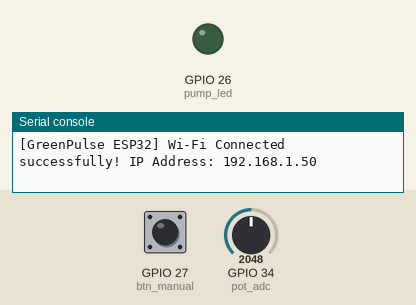
The program below on a simulated ESP32 board running MicroPython. Parts: output pins drawn as LEDs (lit = HIGH), the last lines printed to the serial console. Wiring (from the project's diagram.json): green LED on GPIO 26, blue button on GPIO 27, potentiometer on GPIO 34. Inputs (shaded band) come from the test bench; at power-on: GPIO 34 (pot_adc) = 2048, GPIO 27 (btn_manual) HIGH (analog values on the 0–4095 scale). WiFi joins after 1.5 s; web requests get an empty 200 reply after 0.4 s; the clock reads 2024-03-15 10:24:30 at power-on unless the program sets it.

Above: at 2.7 s.
2.8 s: GPIO 34 (pot_adc) set to 3278
4.5 s: GPIO 34 (pot_adc) set to 3391
At 5.7 s:
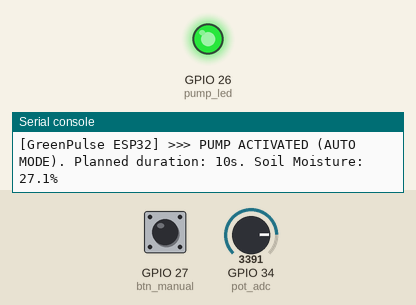
6.0 s: GPIO 27 (btn_manual) pulled LOW for 0.15 s
At 7.1 s:
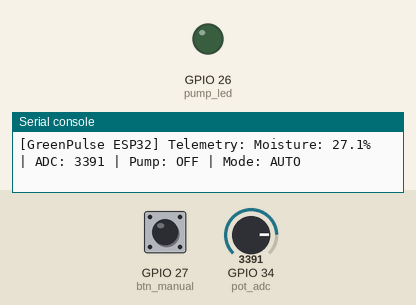
7.6 s: GPIO 27 (btn_manual) pulled LOW for 1 s
At 8.5 s:
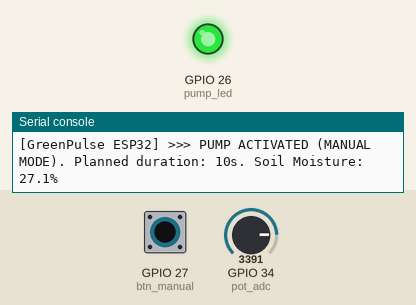
10.5 s: GPIO 27 (btn_manual) pulled LOW for 3.2 s
At 11.2 s:
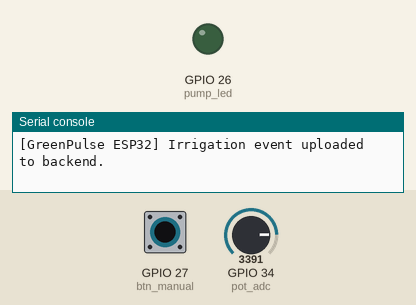
Timing chart, 0 to 13.5 s (numbered marks = the images above; inputs shaded):
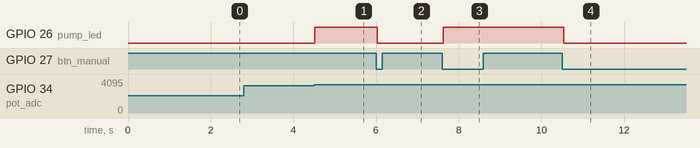

Measured:
- the behaviour switches between 3317 and 3318 on GPIO 34 (pot_adc) (found by bisection; images 0 and 1)
- after the input at 4.5 s, GPIO 26 (pump_led): LOW → HIGH at once
- after the input at 6.0 s, GPIO 26 (pump_led): HIGH → LOW at once
- after the input at 7.6 s, GPIO 26 (pump_led): LOW → HIGH at once
- after the input at 10.5 s, GPIO 26 (pump_led): HIGH → LOW at once

The program:

main.py
```python
"""
GreenPulse – Smart Irrigation and Garden Monitoring System
ESP32 MicroPython Firmware for Wokwi Simulation & Hardware

GPIO Assignments:
  - Potentiometer (Soil Moisture Sensor): GPIO 34 (ADC1_CH6)
  - LED (Water Pump Indicator):           GPIO 26 (Digital Output)
  - Pushbutton (Manual Watering Button):  GPIO 27 (Input with Internal Pull-up)
"""

import time

# MicroPython Hardware and Network Imports with IDE/Desktop fallbacks
try:
    import network
except ImportError:
    network = None  # type: ignore

try:
    import ujson as json
except ImportError:
    import json  # type: ignore

try:
    import urequests as requests
except ImportError:
    try:
        import requests  # type: ignore
    except ImportError:
        requests = None  # type: ignore

try:
    from machine import Pin, ADC
except ImportError:
    # Desktop IDE fallback mocks for static analysis and linting
    class Pin:  # type: ignore
        IN = 1
        OUT = 2
        PULL_UP = 3
        def __init__(self, pin, mode=None, pull=None):
            self.pin = pin
        def value(self, val=None):
            return 0

    class ADC:  # type: ignore
        ATTN_11DB = 3
        def __init__(self, pin):
            self.pin = pin
        def atten(self, att):
            pass
        def read(self):
            return 2048

# Provide time compatibility helpers if inspected in desktop Python
if not hasattr(time, "ticks_ms"):
    setattr(time, "ticks_ms", lambda: int(time.time() * 1000))
if not hasattr(time, "ticks_diff"):
    setattr(time, "ticks_diff", lambda a, b: a - b)
if not hasattr(time, "sleep_ms"):
    setattr(time, "sleep_ms", lambda ms: time.sleep(ms / 1000.0))

# ==============================================================================
# CONFIGURATION & CONSTANTS
# ==============================================================================
DEVICE_ID = "esp32-greenpulse-01"

# Wi-Fi Credentials (Default Wokwi-GUEST simulator Wi-Fi)
WIFI_SSID = "Wokwi-GUEST"
WIFI_PASSWORD = ""

# Backend API URL
# NOTE: If using Wokwi web simulator to connect to local PC:
# - Option 1: Use Wokwi IoT Gateway with host IP (e.g. "http://10.0.2.2:8000")
# - Option 2: Use your local LAN IP (e.g. "http://192.168.1.50:8000") with Wokwi Gateway
# - Option 3: Use a public tunnel like ngrok or Cloudflare tunnel (e.g. "https://xxxx.ngrok-free.app")
# Replace with your active backend host URL:
BACKEND_URL = "http://10.0.2.2:8000"

# Calibration Defaults (Potentiometer simulates 0-3.3V ADC)
# Potentiometer at 3.3V (ADC ~4095) represents Dry soil
# Potentiometer at 0V-1.2V (ADC ~1500) represents Wet soil
DRY_ADC = 4095
WET_ADC = 1500

# Irrigation Safety & Logic Parameters
DEFAULT_THRESHOLD = 30.0          # Below 30% triggers watering
HYSTERESIS = 5.0                  # Turn off when moisture >= threshold + 5%
DEFAULT_WATERING_DURATION = 10    # seconds per watering cycle
MIN_CYCLE_INTERVAL = 60           # seconds minimum wait between auto cycles
MAX_SAFETY_DURATION = 30          # seconds hard limit for any watering cycle

# Loop Timing
TELEMETRY_INTERVAL_MS = 3000      # Send sensor reading every 3 seconds
BUTTON_DEBOUNCE_MS = 250          # Button debounce threshold

# ==============================================================================
# HARDWARE INITIALIZATION
# ==============================================================================
# Potentiometer on GPIO 34 (ADC)
pot_adc = ADC(Pin(34))
pot_adc.atten(ADC.ATTN_11DB)       # 0 - 3.3V measurement range

# LED on GPIO 26 (Pump Indicator)
pump_led = Pin(26, Pin.OUT)
pump_led.value(0)                  # Start in safe OFF state

# Pushbutton on GPIO 27 (Internal Pull-Up, Active LOW)
btn_manual = Pin(27, Pin.IN, Pin.PULL_UP)

# ==============================================================================
# RUNTIME STATE
# ==============================================================================
state = {
    "pump_on": False,
    "automatic_mode": True,
    "moisture_threshold": DEFAULT_THRESHOLD,
    "watering_duration": DEFAULT_WATERING_DURATION,
    "watering_start_time": 0,
    "last_cycle_end_time": 0,
    "moisture_at_start": 0.0,
    "active_event_mode": "AUTO",
    "emergency_stop": False,
    "last_telemetry_ms": 0,
    "last_btn_press_ms": 0,
    "btn_prev_state": 1,
    "is_connected": False,
}


def log(msg):
    """Timestamped diagnostic console output."""
    print("[GreenPulse ESP32] " + msg)


def connect_wifi():
    """Initializes Wi-Fi connection with non-fatal retry."""
    wlan = network.WLAN(network.STA_IF)
    wlan.active(True)
    if not wlan.isconnected():
        log("Connecting to Wi-Fi network: " + WIFI_SSID + "...")
        try:
            wlan.connect(WIFI_SSID, WIFI_PASSWORD)
            start = time.time()
            while not wlan.isconnected() and (time.time() - start) < 8:
                time.sleep(0.5)
        except Exception as e:
            log("Wi-Fi connection attempt failed: " + str(e))

    if wlan.isconnected():
        ip_info = wlan.ifconfig()
        log("Wi-Fi Connected successfully! IP Address: " + ip_info[0])
        state["is_connected"] = True
    else:
        log("Running in offline mode (Wi-Fi not connected). Hardware control is active.")
        state["is_connected"] = False


def read_moisture():
    """
    Reads potentiometer ADC value and applies calibration curve:
    moisture_percentage = (adc_value - dry_adc) / (wet_adc - dry_adc) * 100
    Clamped strictly between 0% and 100%.
    """
    try:
        raw_adc = pot_adc.read()
    except Exception as e:
        log("ADC Read Error: " + str(e))
        return 4095, 0.0, False

    # Validation: ADC must be within 12-bit range
    if raw_adc < 0 or raw_adc > 4095:
        log("WARNING: Invalid ADC reading detected (" + str(raw_adc) + ")")
        return raw_adc, 0.0, False

    denom = float(WET_ADC - DRY_ADC)
    if denom == 0:
        denom = 1.0

    pct = ((raw_adc - DRY_ADC) / denom) * 100.0
    pct = max(0.0, min(100.0, pct))
    return raw_adc, round(pct, 1), True


def start_pump(mode="AUTO", duration=DEFAULT_WATERING_DURATION, current_moisture=0.0):
    """Safely activates the pump LED and logs event start."""
    if state["emergency_stop"]:
        log("BLOCKED: Cannot start pump while Emergency Stop is active.")
        return False

    if state["pump_on"]:
        return True  # Already active

    # Enforce safety max duration
    duration = min(duration, MAX_SAFETY_DURATION)

    pump_led.value(1)
    state["pump_on"] = True
    state["watering_start_time"] = time.time()
    state["watering_duration"] = duration
    state["moisture_at_start"] = current_moisture
    state["active_event_mode"] = mode

    log(">>> PUMP ACTIVATED (" + mode + " MODE). Planned duration: " + str(duration) + "s. Soil Moisture: " + str(current_moisture) + "%")
    return True


def stop_pump(status="COMPLETED", current_moisture=0.0):
    """Safely deactivates pump LED and records watering cycle metrics."""
    if not state["pump_on"]:
        return

    pump_led.value(0)
    state["pump_on"] = False
    now = time.time()
    run_seconds = max(1, now - state["watering_start_time"])
    state["last_cycle_end_time"] = now

    # Estimated water: 0.02 L/sec (~1.2 Liters/minute)
    water_used = round(run_seconds * 0.02, 2)

    log("<<< PUMP DEACTIVATED (" + status + "). Total run time: " + str(run_seconds) + "s. Est. Water: " + str(water_used) + "L. Final Moisture: " + str(current_moisture) + "%")

    # Dispatch event to backend if connected
    send_event_to_backend(
        start_time=state["watering_start_time"],
        end_time=now,
        moisture_before=state["moisture_at_start"],
        moisture_after=current_moisture,
        mode=state["active_event_mode"],
        status=status,
        water_liters=water_used,
    )


def send_event_to_backend(start_time, end_time, moisture_before, moisture_after, mode, status, water_liters):
    """Sends recorded irrigation event to backend API."""
    if not state["is_connected"]:
        return
    try:
        url = BACKEND_URL + "/api/irrigation/events"
        payload = {
            "device_id": DEVICE_ID,
            "start_time": time.strftime("%Y-%m-%dT%H:%M:%SZ", time.gmtime(start_time)),
            "end_time": time.strftime("%Y-%m-%dT%H:%M:%SZ", time.gmtime(end_time)),
            "moisture_before": moisture_before,
            "moisture_after": moisture_after,
            "irrigation_mode": mode,
            "status": status,
            "estimated_water_liters": water_liters,
        }
        res = requests.post(url, json=payload, headers={"Content-Type": "application/json"})
        res.close()
        log("Irrigation event uploaded to backend.")
    except Exception as e:
        log("Could not upload irrigation event: " + str(e))


def send_telemetry_and_check_commands(raw_adc, moisture):
    """Sends telemetry reading to backend and processes pending commands."""
    if not state["is_connected"]:
        return

    # 1. Send Sensor Reading
    try:
        url = BACKEND_URL + "/api/sensor/readings"
        payload = {
            "device_id": DEVICE_ID,
            "raw_adc_value": raw_adc,
            "moisture_percentage": moisture,
            "pump_status": "ON" if state["pump_on"] else "OFF",
            "irrigation_mode": "AUTO" if state["automatic_mode"] else "MANUAL",
        }
        res = requests.post(url, json=payload, headers={"Content-Type": "application/json"})
        res.close()
    except Exception as e:
        # Don't crash loop on network hiccups
        pass

    # 2. Check for Pending Commands from Dashboard
    try:
        url = BACKEND_URL + "/api/irrigation/commands/pending?device_id=" + DEVICE_ID
        res = requests.get(url)
        if res.status_code == 200:
            cmds = res.json()
            for cmd in cmds:
                exec_command(cmd)
        res.close()
    except Exception as e:
        pass


def exec_command(cmd):
    """Executes a command dispatched from the backend web dashboard."""
    cmd_id = cmd.get("id")
    command_str = cmd.get("command", "").upper()
    duration = cmd.get("duration_seconds", DEFAULT_WATERING_DURATION)

    log("Processing backend command: " + command_str + " (ID: " + str(cmd_id) + ")")

    if command_str in ("START", "START_WATERING"):
        start_pump("MANUAL", duration=duration, current_moisture=0.0)

    elif command_str in ("STOP", "STOP_WATERING"):
        stop_pump("MANUAL_STOP", current_moisture=0.0)

    elif command_str in ("SET_MODE_AUTO", "AUTO"):
        state["automatic_mode"] = True
        log("Irrigation mode switched to AUTOMATIC.")

    elif command_str in ("SET_MODE_MANUAL", "MANUAL"):
        state["automatic_mode"] = False
        log("Irrigation mode switched to MANUAL.")

    elif command_str == "EMERGENCY_STOP":
        state["emergency_stop"] = True
        stop_pump("EMERGENCY_STOP", current_moisture=0.0)
        log("EMERGENCY STOP ENGAGED! System locked.")

    # Acknowledge command completion
    try:
        ack_url = BACKEND_URL + "/api/irrigation/commands/ack?command_id=" + str(cmd_id) + "&status=EXECUTED"
        res = requests.post(ack_url)
        res.close()
    except Exception as e:
        log("Failed to acknowledge command: " + str(e))


def check_pushbutton(current_moisture):
    """Reads hardware pushbutton on GPIO 27 with software debouncing."""
    now_ms = time.ticks_ms()
    btn_val = btn_manual.value()  # 0 when pressed, 1 when released

    # Detect falling edge (1 -> 0)
    if btn_val == 0 and state["btn_prev_state"] == 1:
        if time.ticks_diff(now_ms, state["last_btn_press_ms"]) > BUTTON_DEBOUNCE_MS:
            state["last_btn_press_ms"] = now_ms
            log("Hardware Pushbutton Pressed on GPIO 27!")

            if state["pump_on"]:
                stop_pump("BUTTON_TOGGLE", current_moisture=current_moisture)
            else:
                start_pump("MANUAL", duration=DEFAULT_WATERING_DURATION, current_moisture=current_moisture)

    state["btn_prev_state"] = btn_val


# ==============================================================================
# MAIN CONTROL LOOP
# ==============================================================================
def main():
    log("==================================================")
    log("GreenPulse Smart Irrigation System Starting...")
    log("Hardware: ESP32 | Potentiometer(GPIO 34) | LED(GPIO 26) | Pushbutton(GPIO 27)")
    log("==================================================")

    # Initialize Network
    connect_wifi()

    while True:
        now_time = time.time()
        now_ms = time.ticks_ms()

        # 1. Read Soil Moisture Sensor (Potentiometer)
        raw_adc, moisture, is_valid = read_moisture()

        # 2. Check Pushbutton (Manual watering trigger)
        check_pushbutton(moisture)

        # 3. Automatic Irrigation Logic
        if is_valid and not state["emergency_stop"]:
            if state["automatic_mode"]:
                # Check if pump is currently running
                if state["pump_on"]:
                    elapsed = now_time - state["watering_start_time"]

                    # Stop conditions:
                    # Condition A: Soil moisture reached comfort hysteresis target
                    # Condition B: Max cycle duration elapsed
                    if moisture >= (state["moisture_threshold"] + HYSTERESIS):
                        stop_pump("MOISTURE_TARGET_REACHED", current_moisture=moisture)
                    elif elapsed >= state["watering_duration"]:
                        stop_pump("DURATION_LIMIT_REACHED", current_moisture=moisture)

                else:
                    # Pump is OFF. Check if auto watering condition is met:
                    # - Moisture below threshold (e.g. 30%)
                    # - Minimum interval between cycles has elapsed
                    time_since_last = now_time - state["last_cycle_end_time"]
                    if (moisture < state["moisture_threshold"]) and (time_since_last >= MIN_CYCLE_INTERVAL):
                        start_pump("AUTO", duration=state["watering_duration"], current_moisture=moisture)

            else:
                # Manual mode: still enforce maximum safety duration to protect pump
                if state["pump_on"]:
                    elapsed = now_time - state["watering_start_time"]
                    if elapsed >= state["watering_duration"]:
                        stop_pump("MANUAL_DURATION_LIMIT", current_moisture=moisture)

        elif not is_valid and state["pump_on"]:
            # Sensor error safe state: turn off pump immediately
            log("CRITICAL: Invalid sensor reading detected! Engaging safe-state stop.")
            stop_pump("SENSOR_FAULT_STOP", current_moisture=0.0)

        # 4. Telemetry and Cloud Synchronization
        if time.ticks_diff(now_ms, state["last_telemetry_ms"]) >= TELEMETRY_INTERVAL_MS:
            state["last_telemetry_ms"] = now_ms
            log("Telemetry: Moisture: " + str(moisture) + "% | ADC: " + str(raw_adc) + " | Pump: " + ("ON" if state["pump_on"] else "OFF") + " | Mode: " + ("AUTO" if state["automatic_mode"] else "MANUAL"))
            send_telemetry_and_check_commands(raw_adc, moisture)

        # Non-blocking pause
        time.sleep_ms(50)


if __name__ == "__main__":
    main()
```
